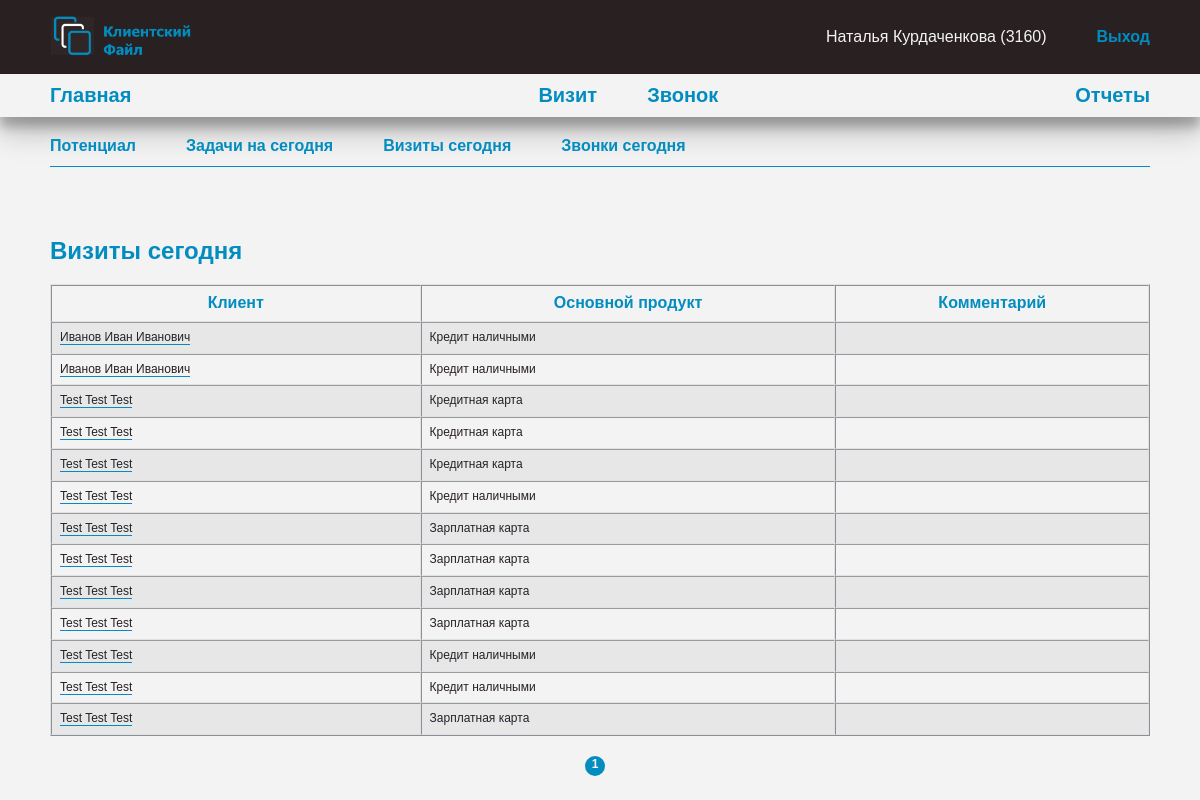
Page /index/visits_today/ (signed in) on the committed database.
### employee/models.py (models this page shows, shortened)
class Employee(AbstractUser):
    middle_name = models.CharField(
        max_length=50,
        verbose_name='отчество',
        blank=True
    )
    office = models.ForeignKey(
        'Office',
        verbose_name='офис',
        on_delete=models.CASCADE,
        related_name='office'
    )
    objects = EmployeeManager()
    class Meta:
        db_table = 'employee'
        verbose_name = 'сотрудник'
        verbose_name_plural = 'сотрудники'
    def __str__(self) -> str:
        return f'{self.first_name} {self.last_name} ({self.office.code_office})'

class Office(models.Model):
    name = models.CharField(
        max_length=150,
        verbose_name='название'
    )
    code_office = models.IntegerField(
        verbose_name='код подразделения'
    )
    objects = models.Manager()
    class Meta:
        db_table = 'offices'
        verbose_name = 'офис'
        verbose_name_plural = 'офисы'

### client_visit/models.py (models this page shows, shortened)
class ClientVisit(models.Model):
    employee = models.ForeignKey(
        Employee,
        models.CASCADE,
        related_name='client_visit',
        verbose_name='сотрудник'
    )
    date_visit = models.DateField(
        auto_now_add=True,
        verbose_name='дата создания'
    )
    first_name_client = models.CharField(
        max_length=150,
        verbose_name='имя клиента'
    )
    middle_name_client = models.CharField(
        max_length=150,
        verbose_name='отчество клиента'
    )
    last_name_client = models.CharField(
        max_length=150,
        verbose_name='фамилия клиента'
    )
    date_of_birth = models.CharField(
        max_length=10,
        verbose_name='дата рождения клиента'
    )
    inn_employer = models.IntegerField(
        verbose_name='инн работодателя',
        blank=True,
        default=0
    )
    salary_bank = models.CharField(
        max_length=50,
        verbose_name='зарплатный банк',
        choices=BANK_CHOICES,
        default='Другой'
    )
    pension_bank = models.CharField(
        max_length=50,
        verbose_name='пенсионный банк',
        choices=BANK_CHOICES,
        default='Нет'
    )
    main_product = models.CharField(
        max_length=50,
        verbose_name='продукт',
        choices=PRODUCT_CHOICES
    )
    credit_result = models.CharField(
        max_length=50,
        verbose_name='кн результат',
        choices=RESULT_CHOICES,
        blank=True
    )
    credit_sum = models.IntegerField(
        verbose_name='кн сумма',
        default=0
    )
    credit_comment = models.TextField(
        verbose_name='кн комментарии',
        blank=True
    )
    credit_insurance_result = models.CharField(
        max_length=50,
        verbose_name='фз кн результат',
        choices=RESULT_CHOICES,
        blank=True
    )
    credit_insurance_sum = models.IntegerField(
        verbose_name='фз кн сумма',
        default=0
    )
    credit_insurance_comment = models.TextField(
        verbose_name='фз кн комментарии',
        blank=True
    )
    credit_card_result = models.CharField(
        max_length=50,
        verbose_name='кк результат',
        choices=RESULT_CHOICES,
        blank=True
    )
    credit_card_comment = models.TextField(
        verbose_name='кк комментарии',
        blank=True
    )
    credit_card_insurance_result = models.CharField(
        max_length=50,
        verbose_name='фз кк результат',
        choices=RESULT_CHOICES,
        blank=True
    )
    credit_card_insurance_comment = models.TextField(
        verbose_name='фз кк комментарии',
        blank=True
    )
    deposit_result = models.CharField(
        max_length=50,
        verbose_name='депозит результат',
        choices=RESULT_CHOICES,
        blank=True
    )
    deposit_sum = models.IntegerField(
        verbose_name='депозит сумма',
        default=0
    )
    deposit_comment = models.TextField(
        verbose_name='депозит комментарии',
        blank=True
    )
    service_package_result = models.CharField(
        max_length=50,
        verbose_name='пу результат',
        choices=RESULT_CHOICES,
        blank=True
    )
    service_package_type = models.CharField(
        max_length=50,
        verbose_name='тип пу',
        choices=TYPE_PACKAGE_CHOICES,
        blank=True
    )
    service_package_comment = models.TextField(
        verbose_name='пу комментарии',
        blank=True
    )
    izp_result = models.CharField(
        max_length=50,
        verbose_name='изп результат',
        choices=RESULT_CHOICES,
        blank=True
    )
    izp_comment = models.TextField(
        verbose_name='изп комментарии',
        blank=True
    )
    pension_result = models.CharField(
        max_length=50,
        verbose_name='перевод пенсии результат',
        choices=RESULT_CHOICES,
        blank=True
    )
    pension_comment = models.TextField(
        verbose_name='перевод пенсии комментарии',
        blank=True
    )
    ksp_result = models.CharField(
        max_length=50,
        verbose_name='ксп результат',
        choices=RESULT_CHOICES,
        blank=True
    )
    ksp_sum = models.IntegerField(
        verbose_name='ксп сумма',
        default=0
    )
    ksp_comment = models.TextField(
        verbose_name='ксп комментарии',
        blank=True
    )
    broker_navigate_result = models.CharField(
        max_length=50,
        verbose_name='лиды БО',
        choices=RESULT_CHOICES,
        blank=True
    )
    broker_navigate_comment = models.TextField(
        verbose_name='лиды БО комментарии',
        blank=True
    )
    nsg_result = models.CharField(
        max_length=50,
        verbose_name='нсж результат',
        choices=RESULT_CHOICES,
        blank=True
    )
    nsg_sum = models.IntegerField(
        verbose_name='нсж сумма',
        default=0
    )
    nsg_comment = models.TextField(
        verbose_name='нсж комментарии',
        blank=True
    )
    isg_result = models.CharField(
        max_length=50,
        verbose_name='исж результат',
        choices=RESULT_CHOICES,
        blank=True
    )
    isg_sum = models.IntegerField(
        verbose_name='исж сумма',
        default=0
    )
    isg_comment = models.TextField(
        verbose_name='исж комментарии',
        blank=True
    )
    npo_result = models.CharField(
        max_length=50,
        verbose_name='нпо результат',
        choices=RESULT_CHOICES,
        blank=True
    )
    npo_sum = models.IntegerField(
        verbose_name='нпо сумма',
        default=0
    )
    npo_comment = models.TextField(
        verbose_name='нпо комментарии',
        blank=True
    )
    date_next_contact = models.DateField(
        verbose_name='дата следующего контакта',
        blank=True,
        null=True
    )
    type_next_contact = models.CharField(
        max_length=50,
        verbose_name='тип следующего контакта',
        choices=TYPE_NEXT_CONTACT_CHOICES,
        blank=True
    )
    total_comment = models.TextField(
        verbose_name='итоговые комментарии',
        blank=True
    )
    objects = models.Manager()
    class Meta:
        db_table = 'client_visit'
        verbose_name = 'визит клиента'
        verbose_name_plural = 'визиты клиентов'
        ordering = ['-date_visit']

### client_visit/views.py (the view, shortened to what this page needs)
# urls.py: path('index/visits_today/', VisitTodayView.as_view(), name='visits_today'),
class VisitTodayView(ListView):
    paginate_by = 30
    model = ClientVisit
    template_name = 'client_visit/index.html'
    context_object_name = 'visits'
    def get_context_data(self, **kwargs):
        context = super().get_context_data()
        context['page'] = 'visits'
        return context
    def get_queryset(self):
        visits_today = None
        if self.request.user.groups.filter(name='Фронт').exists():
            visits_today = ClientVisit.objects.filter(
                date_visit=TODAY,
                employee=self.request.user
            ).select_related(
                'employee'
            ).order_by(
                'type_next_contact'
            )
        return visits_today

### client_visit/templates/client_visit/index.html (shortened to what this page needs)
{% extends 'client_visit/base.html' %}
{% load static %}
{% block content %}
<div class="container index__container">
{% if user.is_authenticated %}
  <div class="index__nav">
    <nav>
      <ul class="list-reset flex">
        <li class="index__nav-item"><a href="{% url 'index' %}" class="index__nav-link">Потенциал</a></li>
        <li class="index__nav-item"><a href="{% url 'tasks_today' %}" class="index__nav-link">Задачи на сегодня</a></li>
        <li class="index__nav-item"><a href="{% url 'visits_today' %}" class="index__nav-link">Визиты сегодня</a></li>
        <li class="index__nav-item"><a href="{% url 'calls_today' %}" class="index__nav-link">Звонки сегодня</a></li>
      </ul>
    </nav>
  </div>
  {% if page == 'visits' %}
    {% include 'client_visit/inc/_visits.html' %}
  {% endif %}
  <nav class="paginator__nav">
    <ul class="list-reset flex paginator__list">
      {% for page in page_obj.paginator.page_range %}
      {% if page_obj.number == page %}
      <li class="paginatir__item paginatir__item-selected">{{ page }}</li>
      {% else %}
      <li class="paginatir__item">
        <a href="?page={{ page }}">{{ page }}</a>
      </li>
      {% endif %}
      {% endfor %}
    </ul>
  </nav>
{% endif %}
</div>
{% endblock %}

### client_visit/templates/client_visit/base.html (shortened to what this page needs)
{% load static %}
<!DOCTYPE html>
<html lang="ru">
<head>
  <link rel="stylesheet" href="{% static 'client_visit/css/normalize.css' %}">
  <link rel="stylesheet" href="{% static 'client_visit/css/style.css' %}">
</head>
<body>
  <header class="header">
    <div class="header__upper">
      <div class="container header__upper_container flex">
        <a href="" class="header__upper_logo">
          <img src="{% static 'client_visit/images/logo.png' %}" alt="" class="header__upper_img">
        </a>
        <div class="header__upper_wrapper flex">
          {% if request.user.is_authenticated %}
          <p><a class="header__profile" href="{% url 'profile' user.pk %}">{{ user }}</a></p>
          <a href="{% url 'logout' %}" class="header__upper_link">Выход</a>
          {% else %}
          <a href="{% url 'login' %}" class="header__upper_link">Войти</a>
          {% endif %}
        </div>
      </div>
    </div>
    <div class="header__lower">
      <div class="container header__lower_container">
        {% if request.user.is_authenticated %}
        <nav class="header__lower_nav nav-lower">
          <ul class="nav-lower__list list-reset flex">
            <li class="nav-lower__item"><a href="{% url 'index' %}">Главная</a></li>
            <div class="nav-lower__item_wrapper flex">
              <li class="nav-lower__item"><a href="{% url 'visit' %}">Визит</a></li>
              <li class="nav-lower__item"><a href="{% url 'call' %}">Звонок</a></li>
            </div>
            <li class="nav-lower__item"><a href="{% url 'reports' %}">Отчеты</a></li>
          </ul>
        </nav>
        {% endif %}
      </div>
    </div>
  </header>
  <main>
    {% block content %}
    {% endblock %}
  </main>
</body>
</html>

### client_visit/templates/client_visit/inc/_visits.html (shortened to what this page needs)
<h1 class="title index__title">Визиты сегодня</h1>
  <table border="'1" cellspacing="0" cellpadding="3" class="table table-striped">
    <thead>
      <tr>
        <th>Клиент</th>
        <th>Основной продукт</th>
        <th>Комментарий</th>
      </tr>
    </thead>
    <tbody>
      {% if visits %}
      {% for visit in visits %}
      <tr>
        <td><a class="table__link" href="{% url 'visit_form' visit.pk %}">{{ visit.last_name_client }} {{ visit.first_name_client }} {{ visit.middle_name_client }}</a></td>
        <td>{{ visit.main_product }}</td>
        <td>{{ visit.total_comment }}</td>
      </tr>
      {% endfor %}
      {% endif %}
    </tbody>
  </table>

### client_visit/static/client_visit/css/style.css (style rules this page uses)
html { box-sizing: border-box; }
a { color: inherit; text-decoration: none; transition-property: background-color, color; transition-duration: .3s; transition-timing-function: ease; }
p { margin: 0; }
img { max-width: 100%; }
body { font-family: 'OpenSans', sans-serif; font-weight: 400; font-size: 16px; color: var(--text-color-dark); background-color: #f3f3f3; background-attachment: fixed; background-size: cover; }
:root { --main-color: #028cc0; --whigt: #fff; --shadow: 0 14px 28px rgba(0,0,0,0.25), 0 10px 10px rgba(0,0,0,0.22); --main-color-hover: #045775; --text-color-dark: #292121; --text-color-light: #f3f3f3; }
.container { position: relative; max-width: 1700px; margin: 0 auto; padding-left: 50px; padding-right: 50px; }
.list-reset { margin: 0; padding: 0; list-style: none; }
.title { margin-top: 70px; margin-bottom: 70px; font-weight: 700; color: var(--main-color); }
.flex { display: flex; }
.table { --bs-table-bg: transparent; --bs-table-accent-bg: transparent; --bs-table-striped-color: #212529; --bs-table-striped-bg: rgba(0, 0, 0, 0.05); --bs-table-active-color: #212529; --bs-table-active-bg: rgba(0, 0, 0, 0.1); --bs-table-hover-color: #212529; --bs-table-hover-bg: rgba(0, 0, 0, 0.075); width: 100%; margin-bottom: 1rem; color: var(--text-color-dark); vertical-align: top; border-color: #dee2e6; }
.table>thead { vertical-align: bottom; font-size: 16px; color: var(--main-color); }
.table>:not(caption)>*>* { padding: 0.5rem 0.5rem; background-color: var(--bs-table-bg); border-bottom-width: 1px; box-shadow: inset 0 0 0 9999px var(--bs-table-accent-bg); }
.table>:not(:first-child) { border-top: 2px solid currentColor; }
.table>tbody { vertical-align: inherit; }
.table-striped>tbody>tr:nth-of-type(odd)>* { --bs-table-accent-bg: var(--bs-table-striped-bg); color: var(--bs-table-striped-color); }
.table__link { border-bottom: 1px solid var(--main-color); }
.paginator__nav { margin-top: 20px; font-weight: 600; color: var(--main-color); }
.paginator__list { justify-content: center; }
.paginatir__item { margin-right: 10px; padding-top: 2px; width: 20px; height: 20px; text-align: center; border-radius: 100%; }
.paginatir__item-selected { color: var(--text-color-light); background-color: var(--main-color); }
.header { box-shadow: var(--shadow); }
.header__upper_container, .header__lower_container { padding-top: 10px; padding-bottom: 10px; }
.header__upper { background-color: #292121; }
.header__upper_container { justify-content: space-between; }
.header__upper_img { height: 50px; object-fit: cover; }
.header__upper_wrapper { margin: auto 0; color: var(--text-color-light); }
.header__upper_link { margin-left: 50px; font-weight: 700; color: var(--main-color); }
.nav-lower__list { justify-content: space-between; }
.nav-lower__item { font-weight: 700; font-size: 20px; color: var(--main-color); }
.nav-lower__item:not(:last-child) { margin-right: 50px; }
.index__container { font-size: 12px; }
.index__nav { padding-bottom: 10px; margin-top: 20px; font-weight: 600; font-size: 16px; color: var(--main-color); border-bottom: 1px solid var(--main-color); }
.index__nav-item { margin-right: 50px; }
.index__title { margin-bottom: 20px; }

### rows in the picture
Employee: first_name+last_name+office "Наталья Курдаченкова (3160)"
ClientVisit: last_name_client "Иванов", first_name_client "Иван", middle_name_client "Иванович", main_product "Кредит наличными"
ClientVisit: last_name_client "Иванов", first_name_client "Иван", middle_name_client "Иванович", main_product "Кредит наличными"
ClientVisit: last_name_client "Test", first_name_client "Test", middle_name_client "Test", main_product "Кредитная карта"
ClientVisit: last_name_client "Test", first_name_client "Test", middle_name_client "Test", main_product "Кредитная карта"
ClientVisit: last_name_client "Test", first_name_client "Test", middle_name_client "Test", main_product "Кредитная карта"
ClientVisit: last_name_client "Test", first_name_client "Test", middle_name_client "Test", main_product "Кредит наличными"
ClientVisit: last_name_client "Test", first_name_client "Test", middle_name_client "Test", main_product "Зарплатная карта"
ClientVisit: last_name_client "Test", first_name_client "Test", middle_name_client "Test", main_product "Зарплатная карта"
ClientVisit: last_name_client "Test", first_name_client "Test", middle_name_client "Test", main_product "Зарплатная карта"
ClientVisit: last_name_client "Test", first_name_client "Test", middle_name_client "Test", main_product "Зарплатная карта"
ClientVisit: last_name_client "Test", first_name_client "Test", middle_name_client "Test", main_product "Кредит наличными"
ClientVisit: last_name_client "Test", first_name_client "Test", middle_name_client "Test", main_product "Кредит наличными"
ClientVisit: last_name_client "Test", first_name_client "Test", middle_name_client "Test", main_product "Зарплатная карта"

### other values in the picture
{{ page }} "1"
